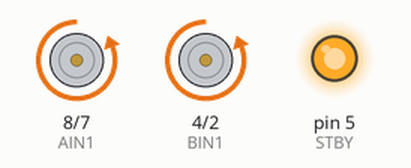
Recording of a sketch running on a simulated Arduino Uno, built with avr-gcc and run on an emulated ATmega328P. Shown: motor-driver pin pairs drawn as motors (green arrow = first pin HIGH = forward, orange = second pin HIGH = backward, longer = more drive, scaled by the enable pin, stopped while the standby pin is LOW), output pins drawn as LEDs (lit = HIGH).

Above: at 0.1 s.
Timing chart, 0 to 1.6 s (numbered marks = the images above):
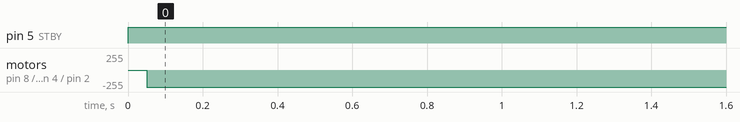

Measured:
- by itself, pin 5 (STBY): LOW → HIGH at 0.00 s
- by itself, motor on pin 8 (AIN1) / pin 7 (AIN2), motor on pin 4 (BIN1) / pin 2 (BIN2): stopped → backward 255/255 at 0.05 s

The sketch:

jj.ino
```cpp
//Mapeo de pines
#define STBY 5//
#define AIN1  8//   8
#define AIN2  7//
#define PWMB  3// 3
#define PWMA  6// 6
#define BIN1  4//
#define BIN2  2//  2


void setup()
{
// Declaramos como salida los pines utilizados

  pinMode(BIN2  ,OUTPUT);
  pinMode(STBY  ,OUTPUT);
  pinMode(BIN1  ,OUTPUT);
  pinMode(PWMB  ,OUTPUT);
  pinMode(AIN1  ,OUTPUT);
  pinMode(AIN2  ,OUTPUT);
  pinMode(PWMA  ,OUTPUT);


}

void loop()
{
    digitalWrite(STBY,HIGH);
    delay(50);
    analogWrite (PWMB, 255);
    analogWrite (PWMA, 255);
    digitalWrite(AIN1,LOW);
    digitalWrite(AIN2,HIGH);
    digitalWrite(BIN1,LOW);
    digitalWrite(BIN2,HIGH);
}
```
